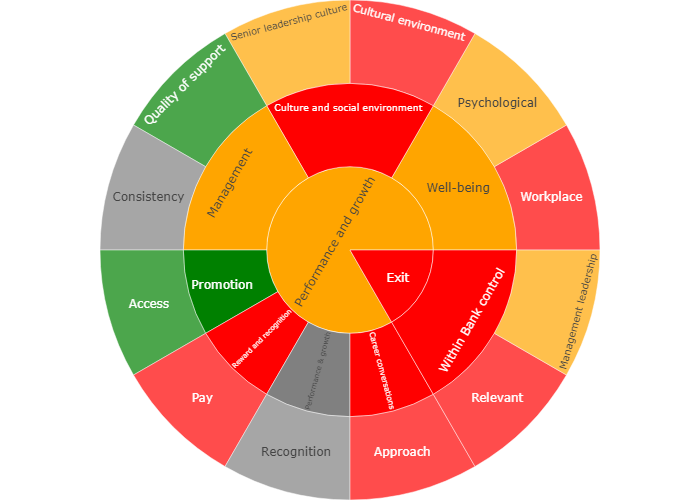

Recreate this plot in Python.
import pandas as pd
import plotly.graph_objects as go

# Install required libraries
# !pip install pandas plotly kaleido

# Load data
exit_survey_data = pd.read_csv("dummy_exit_survey_data.csv", usecols=["Question Text", "Response Answer"], encoding='mac-roman')
engagement_survey_data = pd.read_csv("dummy_staff_engagement_survey_data.csv", usecols=["Question Text", "Response Answer"], encoding='mac-roman')
mapping_data = pd.read_csv("Mapping_file.csv", usecols=["Question Text", "Question category 1", "Question category 2 ", "Question category 3"], encoding='mac-roman')

# Preprocess mapping data
mapping_data = mapping_data.dropna().drop_duplicates()
mapping_data['Question category 2 '] = mapping_data['Question category 2 '].replace('Performance and growth', 'Performance & growth')

# Merge survey data
merged_survey_data = pd.concat([exit_survey_data, engagement_survey_data])

# Merge survey data with mapping data
df_survey_data_mapped_category = pd.merge(merged_survey_data, mapping_data, on='Question Text', how='left').drop(['Question Text'], axis=1)
df_survey_data_mapped_category.columns = ['answer', 'category_1', 'category_2', 'category_3']

# Retrieve labels and parents for sunburst chart
df_all_categories = df_survey_data_mapped_category[["category_1", "category_2", "category_3"]]
labels, parents = [], []

for row in df_all_categories.values:
    for j, category in enumerate(row):
        label = f"{category}"
        if label not in labels:
            labels.append(label)
            parents.append("") if j == 0 else parents.append(f"{row[j-1]}")

# Create a dataframe with 2 columns, answer and category
merged_categories_data = pd.concat([df_survey_data_mapped_category[["answer", f"category_{i}"]].rename(columns={f"category_{i}": 'category'}) for i in range(1, 4)])

# Reduce 6 distinct answers to 3
merged_categories_data.replace({'Strongly Agree': 'Agree', 'Strongly Disagree': 'Disagree', 'Prefer not to say': 'Not Answered'}, inplace=True)

# Iterate over labels and calculate percentages
color_map = {}
percent_lists = {'Agree': [], 'Disagree': [], 'Unanswered': []}

for label in labels:
    for answer_type in percent_lists.keys():
        count = len(merged_categories_data[(merged_categories_data['answer'] == answer_type) & (merged_categories_data['category'] == label)])
        total_count = len(merged_categories_data[merged_categories_data['category'] == label])
        percent = round((count * 100) / total_count)
        percent_lists[answer_type].append(percent)

    # Assign colors based on percentages
    if percent_lists['Agree'][-1] >= 80:
        color_map[label] = "Green"
    elif percent_lists['Disagree'][-1] >= 20:
        color_map[label] = "Red"
    elif percent_lists['Unanswered'][-1] >= 80:
        color_map[label] = "Grey"
    else:
        color_map[label] = "Orange"

# Create a dataframe with category percentages
df_category_percent_data = pd.DataFrame({'Category': labels, 'Agree Percentage': percent_lists['Agree'], 'Disagree Percentage': percent_lists['Disagree'], 'Unanswered Percentage': percent_lists['Unanswered']})

# Save category percentage data as CSV
df_category_percent_data.to_csv('category_percent_data.csv', index=False)

# Create sunburst chart
fig = go.Figure(go.Sunburst(
    labels=labels,
    parents=parents,
    marker=dict(colors=[color_map[label] for label in labels], line=dict(color='white', width=0.5)),
))

# Update layout
fig.update_layout(margin=dict(t=0, l=0, r=0, b=0))

# Show the chart
fig.show()

# Save the chart as an image
fig.write_image("sunburst.png")
